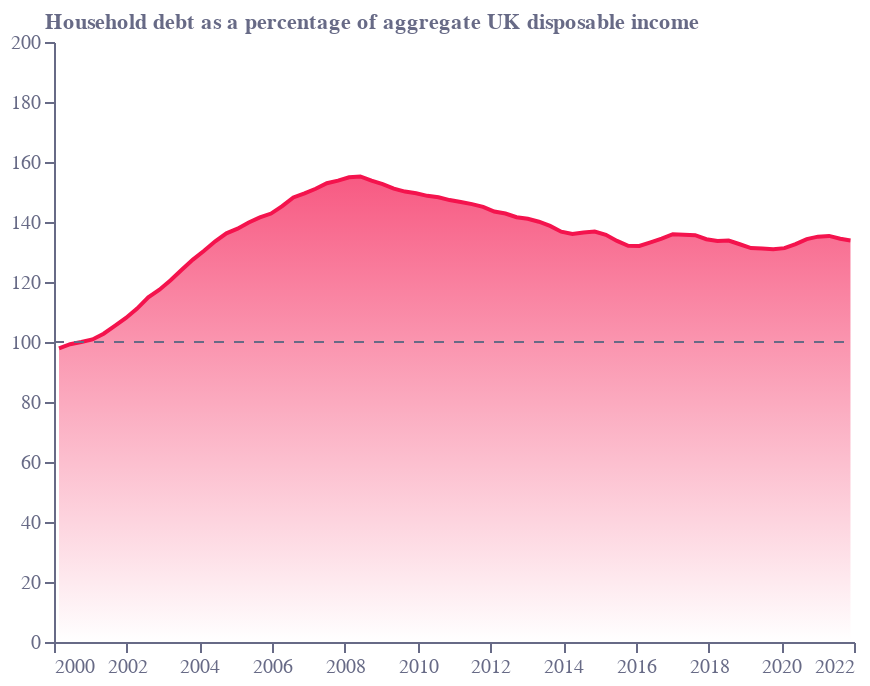

Notebook code cell kept with this figure:
### Code cell
base = alt.Chart(f4).encode(
    x=alt.X(
        "x:Q",
        sort=[],
        axis=alt.Axis(
            grid=False,
            titleAlign="center",
            titleAnchor="middle",
            title="",
            titleY=-15,
            titleX=207,
            labelColor=colors["eco-gray"],
            titleColor=colors["eco-gray"],
            tickColor=colors["eco-gray"],
            domainColor=colors["eco-gray"],
            tickCount=10,
            orient="bottom",
            labelAngle=0,
            format='.0f'
        ),
        scale=alt.Scale(domain=[2000, 2022],nice=False),
    )
)
line = base.mark_area(line={'color':colors['eco-dot']},
    color=alt.Gradient(
        gradient='linear',
        stops=[alt.GradientStop(color='white', offset=0),
               alt.GradientStop(color=colors['eco-dot'], offset=1)],
        x1=1,
        x2=1,
        y1=1,
        y2=0
    )).encode(
    y=alt.Y(
        "y:Q",
        sort=[],
        axis=alt.Axis(
            grid=False,
            title="Household debt as a percentage of aggregate UK disposable income",
            titleX=-5,
            titleY=-5,
            titleBaseline="bottom",
            titleAngle=0,
            titleAlign="left",
            labelColor=colors["eco-gray"],
            titleColor=colors["eco-gray"],
            tickColor=colors["eco-gray"],
            domainColor=colors["eco-gray"],
        ),
        scale=alt.Scale(domain=[0, 200]),
    )
)
axis1 = (
    alt.Chart(pd.DataFrame([{"x1": 2000, "y1": 100}, {"x1": 2022, "y1": 100}]))
    .mark_line(strokeWidth=1, strokeDash=[5, 5], color=colors["eco-gray"])
    .encode(x=alt.X("x1:Q", sort=[]), y="y1:Q")
)
layer1 = (
    ((line+axis1).properties(height=300, width=400))
    .configure_view(stroke=None)
    .properties(title="")
)
layer1.save("visualisation/" + f + ".json")
layer1.save("visualisation/" + f + ".png")
layer1.save("visualisation/" + f + ".svg")
open("README.md", "a").write(readme)
layer1

### Figure 1 — Vega-Lite specification as saved in the notebook (floating-point values rounded to 4 significant figures)
{"config": {"view": {"continuousWidth": 400, "continuousHeight": 300, "stroke": null}}, "layer": [{"data": {"name": "data-d2b0e7524f81cecc0272e2804e94042a"}, "mark": {"type": "area", "color": {"gradient": "linear", "stops": [{"color": "white", "offset": 0}, {"color": "#F4134D", "offset": 1}], "x1": 1, "x2": 1, "y1": 1, "y2": 0}, "line": {"color": "#F4134D"}}, "encoding": {"x": {"axis": {"domainColor": "#676A86", "format": ".0f", "grid": false, "labelAngle": 0, "labelColor": "#676A86", "orient": "bottom", "tickColor": "#676A86", "tickCount": 10, "title": "", "titleAlign": "center", "titleAnchor": "middle", "titleColor": "#676A86", "titleX": 207, "titleY": -15}, "field": "x", "scale": {"domain": [2000, 2022], "nice": false}, "sort": [], "type": "quantitative"}, "y": {"axis": {"domainColor": "#676A86", "grid": false, "labelColor": "#676A86", "tickColor": "#676A86", "title": "Household debt as a percentage of aggregate UK disposable income", "titleAlign": "left", "titleAngle": 0, "titleBaseline": "bottom", "titleColor": "#676A86", "titleX": -5, "titleY": -5}, "field": "y", "scale": {"domain": [0, 200]}, "sort": [], "type": "quantitative"}}}, {"data": {"name": "data-eb8e15bcda8187654a6251769e680e62"}, "mark": {"type": "line", "color": "#676A86", "strokeDash": [5, 5], "strokeWidth": 1}, "encoding": {"x": {"field": "x1", "sort": [], "type": "quantitative"}, "y": {"field": "y1", "type": "quantitative"}}}], "height": 300, "title": "", "width": 400, "$schema": "https://vega.github.io/schema/vega-lite/v4.17.0.json", "datasets": {"data-d2b0e7524f81cecc0272e2804e94042a": [{"x": 2000.0, "y": 97.84}, {"x": 2000.0, "y": 99.26}, {"x": 2001.0, "y": 100.0}, {"x": 2001.0, "y": 100.9}, {"x": 2001.0, "y": 102.8}, {"x": 2002.0, "y": 105.4}, {"x": 2002.0, "y": 108.0}, {"x": 2002.0, "y": 111.1}, {"x": 2003.0, "y": 114.9}, {"x": 2003.0, "y": 117.4}, {"x": 2003.0, "y": 120.6}, {"x": 2004.0, "y": 124.1}, {"x": 2004.0, "y": 127.5}, {"x": 2004.0, "y": 130.4}, {"x": 2004.0, "y": 133.6}, {"x": 2005.0, "y": 136.2}, {"x": 2005.0, "y": 137.8}, {"x": 2005.0, "y": 139.9}, {"x": 2006.0, "y": 141.5}, {"x": 2006.0, "y": 142.8}, {"x": 2006.0, "y": 145.3}, {"x": 2007.0, "y": 148.2}, {"x": 2007.0, "y": 149.5}, {"x": 2007.0, "y": 151.1}, {"x": 2008.0, "y": 152.9}, {"x": 2008.0, "y": 153.8}, {"x": 2008.0, "y": 154.9}, {"x": 2008.0, "y": 155.2}, {"x": 2009.0, "y": 153.8}, {"x": 2009.0, "y": 152.6}, {"x": 2009.0, "y": 151.1}, {"x": 2010.0, "y": 150.1}, {"x": 2010.0, "y": 149.6}, {"x": 2010.0, "y": 148.7}, {"x": 2011.0, "y": 148.2}, {"x": 2011.0, "y": 147.3}, {"x": 2011.0, "y": 146.7}, {"x": 2011.0, "y": 146.0}, {"x": 2012.0, "y": 145.0}, {"x": 2012.0, "y": 143.5}, {"x": 2012.0, "y": 142.8}, {"x": 2013.0, "y": 141.6}, {"x": 2013.0, "y": 141.1}, {"x": 2013.0, "y": 140.1}, {"x": 2014.0, "y": 138.7}, {"x": 2014.0, "y": 136.8}, {"x": 2014.0, "y": 136.0}, {"x": 2015.0, "y": 136.5}, {"x": 2015.0, "y": 136.8}, {"x": 2015.0, "y": 135.7}, {"x": 2015.0, "y": 133.7}, {"x": 2016.0, "y": 132.1}, {"x": 2016.0, "y": 132.0}, {"x": 2016.0, "y": 133.2}, {"x": 2017.0, "y": 134.4}, {"x": 2017.0, "y": 135.9}, {"x": 2017.0, "y": 135.8}, {"x": 2018.0, "y": 135.6}, {"x": 2018.0, "y": 134.2}, {"x": 2018.0, "y": 133.7}, {"x": 2019.0, "y": 133.8}, {"x": 2019.0, "y": 132.6}, {"x": 2019.0, "y": 131.3}, {"x": 2019.0, "y": 131.2}, {"x": 2020.0, "y": 130.9}, {"x": 2020.0, "y": 131.3}, {"x": 2020.0, "y": 132.6}, {"x": 2021.0, "y": 134.3}, {"x": 2021.0, "y": 135.1}, {"x": 2021.0, "y": 135.4}, {"x": 2022.0, "y": 134.4}, {"x": 2022.0, "y": 133.8}], "data-eb8e15bcda8187654a6251769e680e62": [{"x1": 2000, "y1": 100}, {"x1": 2022, "y1": 100}]}}
